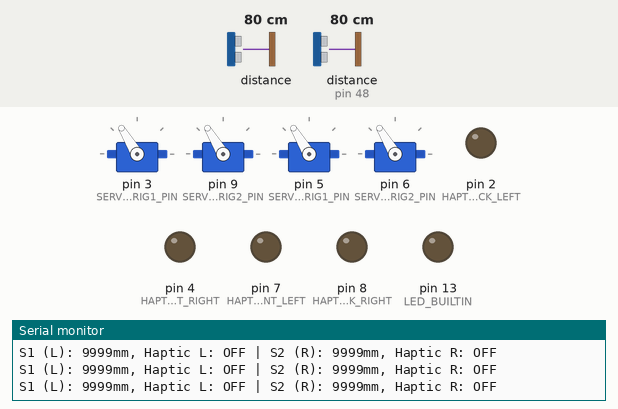
Recording of a program running on a simulated Arduino Nano Every. Parts: 4 × servo, output pins drawn as LEDs (lit = HIGH), the last lines printed to the serial monitor. Inputs (shaded band) come from the test bench; at power-on: distance to the obstacle 80 cm, distance to the obstacle (sensor on pin 48) 80 cm. Pins used as bus, display or sensor lines are not drawn.

Above: at 1.27 s.
1.3 s: distance to the obstacle (sensor 0) set to 22 cm
4.3 s: distance to the obstacle (sensor 0) set to 18 cm
At 4.35 s:
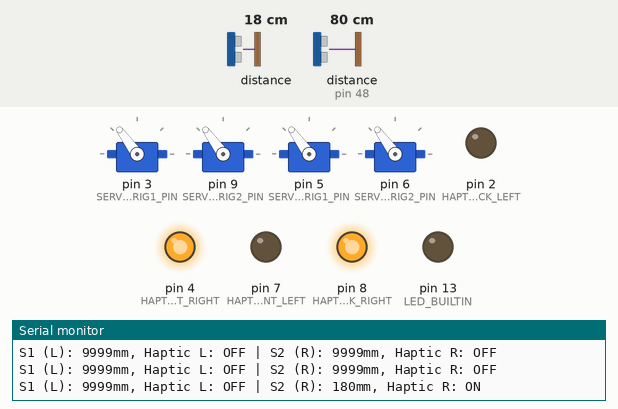
7.3 s: distance to the obstacle (sensor on pin 48) set to 21 cm
10.3 s: distance to the obstacle (sensor on pin 48) set to 18 cm
At 10.37 s:
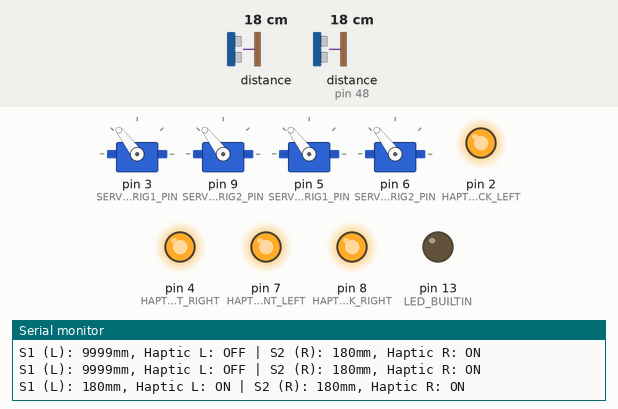
13.3 s: distance to the obstacle (sensor 0) set to 35 cm
At 22.1 s:
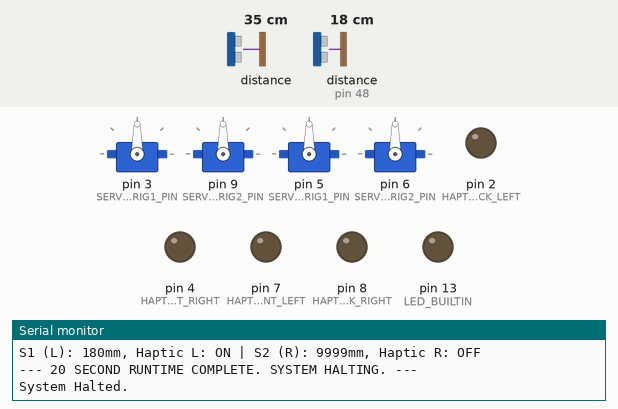
Timing chart, 0 to 22.4 s (numbered marks = the images above; inputs shaded):
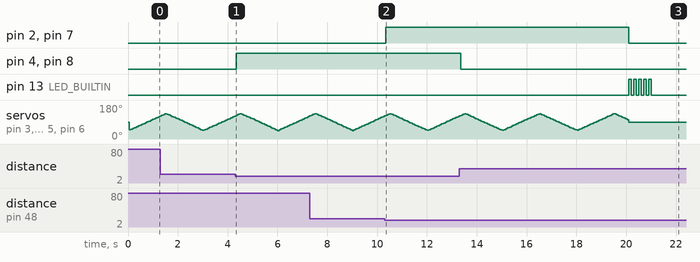

Measured:
- the behaviour switches between 20 and 19 cm on distance to the obstacle (sensor 0) (found by bisection; images 0 and 1)
- the behaviour switches between 20 and 19 cm on distance to the obstacle (sensor on pin 48) (found by bisection; images 1 and 2)
- after the input at 4.3 s, pin 4 (HAPTIC_FRONT_RIGHT), pin 8 (HAPTIC_BACK_RIGHT): LOW → HIGH at once
- after the input at 10.3 s, pin 2 (HAPTIC_BACK_LEFT), pin 7 (HAPTIC_FRONT_LEFT): LOW → HIGH after 0.06 s
- after the input at 13.3 s, pin 4 (HAPTIC_FRONT_RIGHT), pin 8 (HAPTIC_BACK_RIGHT): HIGH → LOW after 0.07 s instead of 6.8 s

The program:

main.cpp
```cpp
#include <Arduino.h>
#include <Wire.h>
#include <Servo.h>
#include <Adafruit_VL53L0X.h>

// Nano Every digital pins 10, 11, 12, 13 are used for Servo control.
#define SERVO_CH_H_RIG1_PIN  3
#define SERVO_CH_H_RIG2_PIN  9
#define SERVO_CH_V_RIG1_PIN  5
#define SERVO_CH_V_RIG2_PIN  6

// for changing the hardware i2c address of the individual ToF Sensor
#define SENSOR_1_XSHUT       10
#define SENSOR_2_XSHUT       11

// --- HAPTIC PINS ---
#define HAPTIC_FRONT_LEFT    7
#define HAPTIC_BACK_LEFT     2
#define HAPTIC_FRONT_RIGHT   4
#define HAPTIC_BACK_RIGHT    8

// I2C Address for Sensor 1 (default for S2 will be 0x29)
#define SENSOR_1_NEW_ADDRESS 0x30


// --- THRESHOLDS AND TIMING ---
#define DETECTION_THRESHOLD_MM 200      // Distance in mm to trigger haptic feedback
#define SERVO_MIN_US        500          // Min pulse width for servo (fully counter-clockwise)
#define SERVO_MAX_US        2500        // Max pulse width for servo (fully clockwise)
#define SWEEP_PERIOD_US     3000000UL   /// 3 seconds period for one full sweep (up and down)
#define LOOP_DELAY_MS       5           // I2C throttling delay to prevent bus contention

#define SYSTEM_RUN_TIME_MS   20000UL   //- System halts after 20 seconds (20,000ms)

#define SERVO_RANGE_H_DEG    90.0f     // New horizontal sweep range (Reduced to 90 degrees)
#define SERVO_MIN_H_DEG      45.0f     // (180 - 90) / 2 = 45.0 to start the sweep

#define SERVO_RANGE_V_DEG    45.0f     // New vertical sweep range
#define SERVO_MIN_V_DEG      22.5f     // (90 - 45) / 2 =22.5 to start the sweep


Adafruit_VL53L0X lox1 = Adafruit_VL53L0X();
Adafruit_VL53L0X lox2 = Adafruit_VL53L0X();

Servo servo_h_rig1;
Servo servo_h_rig2;
Servo servo_v_rig1;
Servo servo_v_rig2;

unsigned long startTime = 0;

static void writeServoUs(Servo& servo, float angleDeg, float maxDeg) {
  if (angleDeg < 0.0f) angleDeg = 0.0f;
  if (angleDeg > maxDeg) angleDeg = maxDeg;
  float ratio = angleDeg / maxDeg;
  const float pulse_range = (float)(SERVO_MAX_US - SERVO_MIN_US);
  float us_float = SERVO_MIN_US + (ratio * pulse_range);
  servo.writeMicroseconds((uint16_t)us_float);
}

void initSensor(Adafruit_VL53L0X &lox, int xshutPin, uint8_t newAddr, bool firstSensor) {
  pinMode(xshutPin, OUTPUT);
  digitalWrite(xshutPin, LOW);
  delay(10);
  digitalWrite(xshutPin, HIGH);
  delay(10); // Give time for boot

  if (!lox.begin()) {
    Serial.print(F("Failed to boot sensor on XSHUT D"));
    Serial.println(xshutPin);
    while(1) {
      digitalWrite(LED_BUILTIN, HIGH);
      delay(100);
      digitalWrite(LED_BUILTIN, LOW);
      delay(100);
    }
  }

  if (firstSensor) {
    lox.setAddress(newAddr);
    Serial.print(F("Sensor 1 (Left) initialized and address changed to 0x"));
    Serial.println(newAddr, HEX);
  } else {
    Serial.println(F("Sensor 2 (Right) initialized and kept default 0x29."));
  }
}

void setup() {
  Serial.begin(115200);
  while (!Serial);
  Serial.println(F("Starting Nano Every System Initialization..."));
  pinMode(HAPTIC_FRONT_LEFT, OUTPUT);
  pinMode(HAPTIC_BACK_LEFT, OUTPUT);
  pinMode(HAPTIC_FRONT_RIGHT, OUTPUT);
  pinMode(HAPTIC_BACK_RIGHT, OUTPUT);
  pinMode(LED_BUILTIN, OUTPUT);
  digitalWrite(HAPTIC_FRONT_LEFT, LOW);
  digitalWrite(HAPTIC_BACK_LEFT, LOW);
  digitalWrite(HAPTIC_FRONT_RIGHT, LOW);
  digitalWrite(HAPTIC_BACK_RIGHT, LOW);
  servo_h_rig1.attach(SERVO_CH_H_RIG1_PIN, SERVO_MIN_US, SERVO_MAX_US);
  servo_h_rig2.attach(SERVO_CH_H_RIG2_PIN, SERVO_MIN_US, SERVO_MAX_US);
  servo_v_rig1.attach(SERVO_CH_V_RIG1_PIN, SERVO_MIN_US, SERVO_MAX_US);
  servo_v_rig2.attach(SERVO_CH_V_RIG2_PIN, SERVO_MIN_US, SERVO_MAX_US);
  writeServoUs(servo_h_rig1, 90.0f, 180.0f); // Center horizontal
  writeServoUs(servo_h_rig2, 90.0f, 180.0f); // Center horizontal
  writeServoUs(servo_v_rig1, 45.0f, 90.0f);  // Middle vertical sweep range
  writeServoUs(servo_v_rig2, 45.0f, 90.0f);  // Middle vertical sweep range

  Serial.println(F("Servos initialized for Nano Every."));
  Wire.begin();
  Wire.setClock(400000UL);    // Fast-mode I2C for faster communication
  pinMode(SENSOR_1_XSHUT, OUTPUT);
  pinMode(SENSOR_2_XSHUT, OUTPUT);
  digitalWrite(SENSOR_1_XSHUT, LOW);
  digitalWrite(SENSOR_2_XSHUT, LOW);

  initSensor(lox1, SENSOR_1_XSHUT, SENSOR_1_NEW_ADDRESS, true);
  initSensor(lox2, SENSOR_2_XSHUT, 0x29, false); // S2 keeps default 0x29

  startTime = millis();

  Serial.println(F("System ready. Starting loop..."));
}

/*********** Loop ***********/
void loop() {
  // 1. Calculate the sweep factor (0.0 to 1.0 back to 0.0) based on time
  uint32_t t_us = micros() % SWEEP_PERIOD_US;
  float half_period_us = SWEEP_PERIOD_US / 2.0f;
  float sweep_factor;

  if (t_us < half_period_us) {
    // Phase 1: 0 to 1.0
    sweep_factor = (float)t_us / half_period_us;
  } else {
    // Phase 2: 1.0 back to 0.0
    sweep_factor = 1.0f - (((float)t_us - half_period_us) / half_period_us);
  }

  float h_angle = SERVO_MIN_H_DEG + (sweep_factor * SERVO_RANGE_H_DEG);
  float v_angle = SERVO_MIN_V_DEG + (sweep_factor * SERVO_RANGE_V_DEG);
  writeServoUs(servo_h_rig1, h_angle, 180.0f);
  writeServoUs(servo_h_rig2, h_angle, 180.0f);
  writeServoUs(servo_v_rig1, v_angle, 90.0f);
  writeServoUs(servo_v_rig2, v_angle, 90.0f);
  VL53L0X_RangingMeasurementData_t measure1; // Left
  VL53L0X_RangingMeasurementData_t measure2; // Right
  lox1.rangingTest(&measure1, false);
  lox2.rangingTest(&measure2, false);
  bool obstacleLeft = (measure1.RangeStatus != 4 && measure1.RangeMilliMeter < DETECTION_THRESHOLD_MM);
  bool obstacleRight = (measure2.RangeStatus != 4 && measure2.RangeMilliMeter < DETECTION_THRESHOLD_MM);
  digitalWrite(HAPTIC_FRONT_LEFT, obstacleLeft ? HIGH : LOW);
  digitalWrite(HAPTIC_BACK_LEFT, obstacleLeft ? HIGH : LOW);
  digitalWrite(HAPTIC_FRONT_RIGHT, obstacleRight ? HIGH : LOW);
  digitalWrite(HAPTIC_BACK_RIGHT, obstacleRight ? HIGH : LOW);
  Serial.print(F("S1 (L): "));
  Serial.print(obstacleLeft ? measure1.RangeMilliMeter : 9999);
  Serial.print(F("mm, Haptic L: "));
  Serial.print(obstacleLeft ? F("ON") : F("OFF"));

  Serial.print(F(" | S2 (R): "));
  Serial.print(obstacleRight ? measure2.RangeMilliMeter : 9999);
  Serial.print(F("mm, Haptic R: "));
  Serial.println(obstacleRight ? F("ON") : F("OFF"));
  delay(LOOP_DELAY_MS);

  if (millis() - startTime >= SYSTEM_RUN_TIME_MS) {
    Serial.println(F("\n--- 20 SECOND RUNTIME COMPLETE. SYSTEM HALTING. ---"));

    writeServoUs(servo_h_rig1, 90.0f, 180.0f);
    writeServoUs(servo_h_rig2, 90.0f, 180.0f);
    writeServoUs(servo_v_rig1, 45.0f, 90.0f);
    writeServoUs(servo_v_rig2, 45.0f, 90.0f);

    servo_h_rig1.detach();
    servo_h_rig2.detach();
    servo_v_rig1.detach();
    servo_v_rig2.detach();

    digitalWrite(HAPTIC_FRONT_LEFT, LOW);
    digitalWrite(HAPTIC_BACK_LEFT, LOW);
    digitalWrite(HAPTIC_FRONT_RIGHT, LOW);
    digitalWrite(HAPTIC_BACK_RIGHT, LOW);

    for(int i = 0; i < 5; i++) {
      digitalWrite(LED_BUILTIN, HIGH);
      delay(100);
      digitalWrite(LED_BUILTIN, LOW);
      delay(100);
    }

    // Halt execution indefinitely
    while (true) {
      Serial.println(F("System Halted."));
      delay(5000);
    }
  }
}
```
